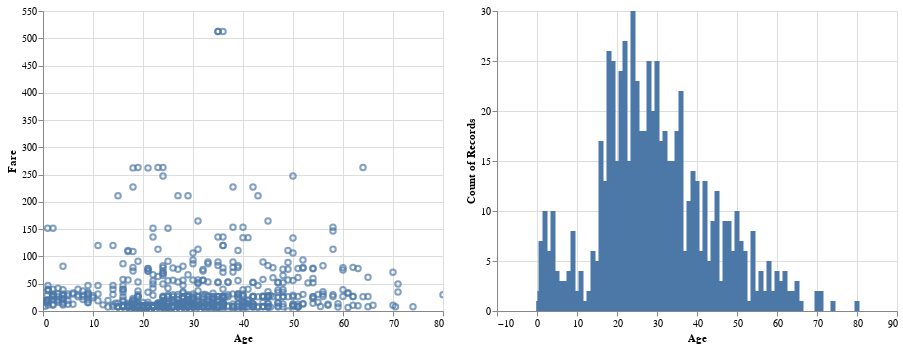

Notebook source saved alongside this figure:
### Code cell
# Create a scatter plot of Age vs Fare
chart = alt.Chart(titanic_data).mark_point().encode(
    x='Age',
    y='Fare'
).interactive()

# Create a histogram of Age
histogram = alt.Chart(titanic_data).mark_bar().encode(
    x='Age:Q',
    y='count()'
)

# Combine the two charts into a vconcat
combined_chart = chart | histogram

# Display the combined chart
combined_chart

### Figure 1 — Vega-Lite specification as saved in the notebook (floating-point values rounded to 4 significant figures; data arrays with more than 128 entries replaced by an {"elided": "..."} marker saying what was removed)
{"config": {"view": {"continuousWidth": 400, "continuousHeight": 300}}, "hconcat": [{"mark": "point", "encoding": {"x": {"field": "Age", "type": "quantitative"}, "y": {"field": "Fare", "type": "quantitative"}}, "selection": {"selector006": {"type": "interval", "bind": "scales", "encodings": ["x", "y"]}}}, {"mark": "bar", "encoding": {"x": {"field": "Age", "type": "quantitative"}, "y": {"aggregate": "count", "type": "quantitative"}}}], "data": {"name": "data-93290830beea3a875eeab316df346c54"}, "$schema": "https://vega.github.io/schema/vega-lite/v4.17.0.json", "datasets": {"data-93290830beea3a875eeab316df346c54": {"elided": "891 records"}}}
